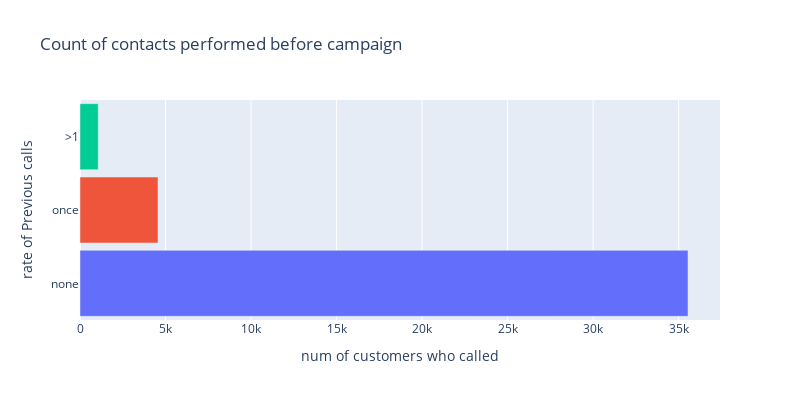

Write notebook code for a chart like this one.
### Markdown cell above
### we noticed that 35,000 customers don't have any record of contacts performed before the current campaign, it implies that these customers are likely new or have not been engaged in previous campaigns.

### Code cell
# Calculate value counts
value_counts = data['previous'].value_counts().reset_index()
value_counts.columns = ['previous', 'count']

# Generate colors for the bars
colors = px.colors.qualitative.Plotly[:len(value_counts)]

# Create a horizontal bar plot
fig = go.Figure(go.Bar(
    x=value_counts['count'],
    y=value_counts['previous'],
    orientation='h',
    marker=dict(color=colors)
))

# Customize the layout
fig.update_layout(
    title='Count of contacts performed before campaign',
    xaxis_title='num of customers who called',
    yaxis_title='rate of Previous calls',
    bargap=0.1,
    width=800,
    height=400
)

# Show the plot
iplot(fig)

### Figure 1 — Plotly figure (JSON) as saved in the notebook; plotly's stock layout.template omitted (floating-point values rounded to 4 significant figures)
{"data": [{"marker": {"color": ["#636EFA", "#EF553B", "#00CC96"]}, "orientation": "h", "type": "bar", "x": [35549, 4561, 1064], "y": ["none", "once", ">1"]}], "layout": {"bargap": 0.1, "height": 400, "title": {"text": "Count of contacts performed before campaign"}, "width": 800, "xaxis": {"title": {"text": "num of customers who called"}}, "yaxis": {"title": {"text": "rate of Previous calls"}}}}
